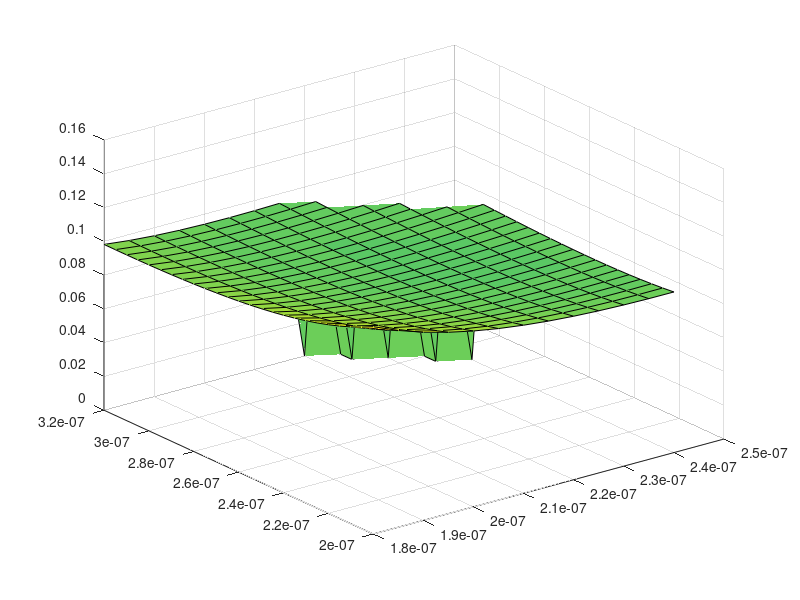

The MATLAB source for this figure:
w = [0.0000002
0.000000205
0.00000021
0.000000215
0.00000022
0.000000225
0.00000023
0.000000235
0.00000024
0.000000245
0.00000025
0.000000255
0.00000026
0.000000265
0.00000027
0.000000275
0.00000028
0.000000285
0.00000029
0.000000295
0.0000003
0.000000305
0.00000031
0.000000315
0.00000032
];
h = [0.00000018	0.000000185	0.00000019	0.000000195	0.0000002	0.000000205	0.00000021	0.000000215	0.00000022	0.000000225	0.00000023	0.000000235	0.00000024];
Aeff = [0.122745308	0.116492936	0.111452928	0.107388724	0.104124151	0.101544898	0.099521172	0.097965201	0.096805441	0.095985671	0.095451266	0.095166383	0.09509764
0.119418395	0.113620539	0.108958437	0.105219049	0.102231729	0.099886472	0.098060476	0.096678962	0.09566947	0.094980578	0.094565366	0.094385852	0.094410362
0.116503497	0.111112947	0.106785879	0.103338406	0.100594062	0.098455191	0.096814248	0.095587857	0.09471633	0.09414589	0.09383598	0.093749949	0.0938614
0.113944955	0.108918316	0.104893388	0.101702124	0.099182539	0.097231035	0.095751886	0.094666638	0.093919357	0.093457526	0.093244927	0.093246238	0.09343513
0.111693593	0.106996646	0.103253925	0.100288609	0.09796739	0.096185661	0.094852766	0.093897379	0.093260467	0.092899502	0.092775602	0.092856692	0.093117309
0.109699965	0.10531381	0.101822934	0.099066826	0.096926238	0.095299105	0.094098751	0.093259355	0.092727302	0.092457679	0.092415655	0.092570071	0.092898199
0.107963514	0.103830175	0.100578438	0.098014102	0.096036908	0.094550393	0.093472206	0.092740107	0.092302179	0.092115474	0.0921502	0.092372824	0.092763334
0.106439369	0.1025494	0.099487758	0.097112332	0.095279992	0.09392557	0.092959901	0.092326128	0.091975008	0.091867344	0.091969868	0.092257109	0.09270558
0.105103121	0.10143551	0.098560116	0.096333259	0.094649053	0.093411371	0.09254868	0.092005258	0.091735559	0.09169977	0.091867908	0.092213971	0.09271813
0.103933041	0.100469048	0.097764343	0.095684878	0.094124567	0.092994446	0.09222853	0.091768962	0.091574387	0.091606283	0.091835824	0.092238064	0.092792268
0.102912144	0.099634643	0.097086637	0.095141393	0.093695282	0.092666504	0.09198853	0.091608916	0.091483698	0.091578508	0.091865915	0.092320046	0.09292362
0.102022208	0.09891794	0.096516219	0.094694956	0.09335534	0.092418486	0.091822461	0.091516727	0.091456788	0.091611303	0.091952099	0.092457055	0.093106563
0.101252825	0.09830771	0.096040072	0.094333644	0.093093528	0.092243374	0.091722867	0.091485234	0.091487299	0.091697123	0.092089407	0.092641842	0.093335284
0.100592203	0.097791736	0.095650338	0.094050702	0.092902849	0.09213318	0.091684709	0.091509091	0.091570134	0.091834267	0.092273747	0.092870523	0.093606777
0.100030641	0.097363493	0.095337721	0.093838395	0.092775894	0.092082506	0.091700881	0.091585884	0.091700059	0.092014275	0.092500562	0.093140852	0.093916173
0.099554592	0.097015414	0.095095687	0.093688306	0.092708097	0.092085654	0.091767499	0.091708772	0.091874383	0.092235776	0.092767822	0.09344734	0.094261567
0.099160039	0.096738292	0.094918368	0.093597727	0.092692102	0.092137083	0.091879115	0.091874218	0.092088746	0.0924947	0.093067986	0.093788893	0.09463982
0.098837103	0.096525059	0.094800534	0.093560004	0.092726097	0.092234207	0.092032126	0.092078751	0.092339509	0.092788395	0.093401586	0.094159409	0.095047635
0.098580251	0.09637158	0.094735478	0.093571009	0.092804084	0.092371361	0.092223351	0.092318651	0.092623983	0.093114402	0.093765923	0.094559958	0
0.098384817	0.096273125	0.094719321	0.09362707	0.092922957	0.092546344	0.092449335	0.092591099	0.092939762	0.093468948	0.094157481	0	0
0.098247023	0.096223524	0.094746879	0.093724015	0.093079541	0.092757243	0.092707703	0.092893855	0.093283541	0.093850915	0.094574873	0	0
0.098158758	0.096220578	0.094817187	0.093857981	0.093270733	0.092999651	0.092996308	0.093224795	0.093653163	0.09425822	0	0	0
0.098115442	0.096260635	0.094925249	0.094026819	0.093493543	0.093270926	0.093312137	0.093581034	0.09404821	0	0	0	0
0.098117351	0.096338679	0.095069829	0.094228111	0.093746421	0.093570647	0.093653669	0.093961527	0.094464756	0	0	0	0
0.098160748	0.096450226	0.095246035	0.094459308	0.094026667	0.093893968	0.094018713	0.094364083	0	0	0	0	0];
surf(h,w,Aeff);
%view(0,90);